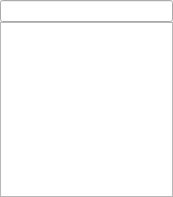
<?xml version="1.0" encoding="UTF-8"?>
<ui version="4.0">
 <class>LabelEditer</class>
 <widget class="QWidget" name="LabelEditer">
  <property name="geometry">
   <rect>
    <x>0</x>
    <y>0</y>
    <width>173</width>
    <height>197</height>
   </rect>
  </property>
  <property name="windowTitle">
   <string>Form</string>
  </property>
  <layout class="QVBoxLayout" name="verticalLayout">
   <property name="spacing">
    <number>0</number>
   </property>
   <property name="leftMargin">
    <number>0</number>
   </property>
   <property name="topMargin">
    <number>0</number>
   </property>
   <property name="rightMargin">
    <number>0</number>
   </property>
   <property name="bottomMargin">
    <number>0</number>
   </property>
   <item>
    <widget class="QLineEdit" name="lineEdit"/>
   </item>
   <item>
    <widget class="QListWidget" name="listLabel"/>
   </item>
  </layout>
 </widget>
 <resources/>
 <connections/>
</ui>
